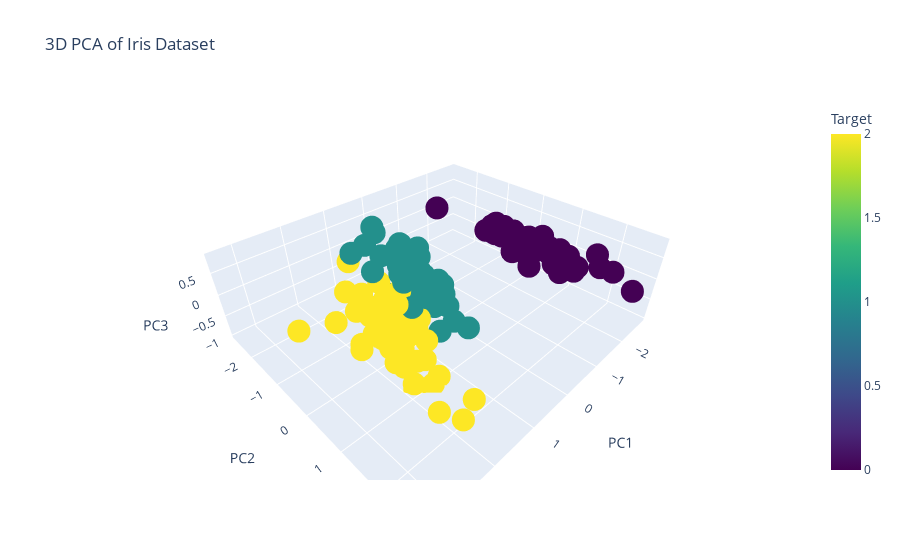

The notebook cell saved with this chart:
### Code cell
# Create a 3D scatter plot using Plotly
fig_3d = px.scatter_3d(df_pca, x='Principal Component 1', y='Principal Component 2', z='Principal Component 3', color='Target',
                        title='3D PCA of Iris Dataset', labels={'Principal Component 1': 'PC1', 
                                                                   'Principal Component 2': 'PC2', 
                                                                   'Principal Component 3': 'PC3'},
                        color_continuous_scale=px.colors.sequential.Viridis)
fig_3d.show()

### Figure 1 — Plotly figure (JSON) as saved in the notebook; plotly's stock layout.template omitted (floating-point values rounded to 4 significant figures; data arrays with more than 128 entries replaced by an {"elided": "..."} marker saying what was removed)
{"data": [{"hovertemplate": "PC1=%{x}<br>PC2=%{y}<br>PC3=%{z}<br>Target=%{marker.color}<extra></extra>", "legendgroup": "", "marker": {"color": {"elided": "150 int values"}, "coloraxis": "coloraxis", "symbol": "circle"}, "mode": "markers", "name": "", "scene": "scene", "showlegend": false, "type": "scatter3d", "x": {"elided": "150 float values"}, "y": {"elided": "150 float values"}, "z": {"elided": "150 float values"}}], "layout": {"coloraxis": {"colorbar": {"title": {"text": "Target"}}, "colorscale": [[0, "#440154"], [0.1111, "#482878"], [0.2222, "#3e4989"], [0.3333, "#31688e"], [0.4444, "#26828e"], [0.5556, "#1f9e89"], [0.6667, "#35b779"], [0.7778, "#6ece58"], [0.8889, "#b5de2b"], [1, "#fde725"]]}, "legend": {"tracegroupgap": 0}, "scene": {"domain": {"x": [0, 1], "y": [0, 1]}, "xaxis": {"title": {"text": "PC1"}}, "yaxis": {"title": {"text": "PC2"}}, "zaxis": {"title": {"text": "PC3"}}}, "title": {"text": "3D PCA of Iris Dataset"}}}
